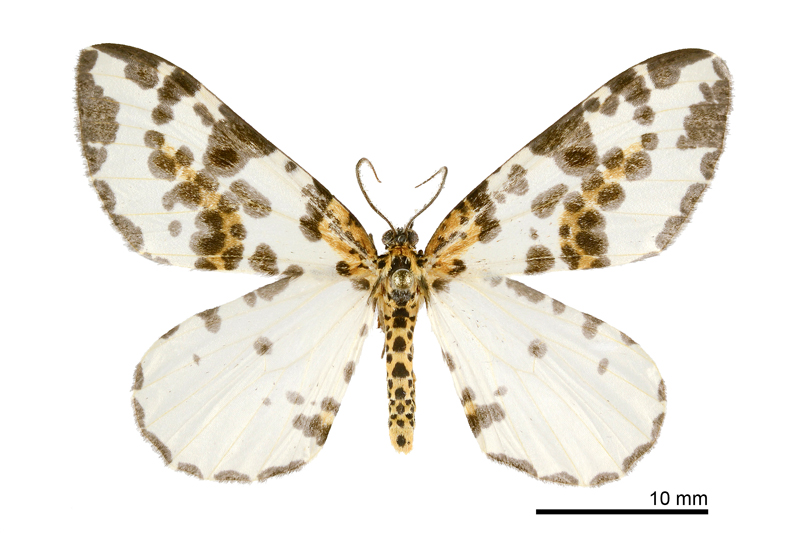
#> input picture image/0.jpg, 800 x 533 px
$ python -i imcv.py   (imports and definitions only)   (older library calls are emulated)
#> lines starting #> are read from the running program, lines starting #| are printed output that depends on the picture; after the words box and inside, x2 and y2 are one past the last pixel; in counts of white or black regions, pixels touching at a corner belong together
#> further down, picture is the input picture: shape (533, 800, 3); mean B, G, R 221.8, 230.6, 235
"""
Using OpenCv to handle the Image operation
"""
import logging
import sys
import time

import numpy as np
import cv2
from skimage import measure

sys.path.append('../..')
from src.support.profiling import func_profiling

LOGGER = logging.getLogger(__name__)

class ImageCV(object):
    def __init__(self):
        super().__init__()

    # [84 lines left out: functions read_and_convert_to_gray_image, read_and_convert_to_edge_image, generate_error_mask, fill_connected_component, connected_component_by_stats, show_image_by_cv2, not called in this run]

    # image preprocess: get the object by difference
    @staticmethod
    @func_profiling
    def run_floodfill(image, threshold=0.9, iter_blur=5):
#> called with threshold = 0.9, iter_blur = 5
        if not isinstance(threshold, float) or not isinstance(iter_blur, int):
            LOGGER.error('threshold = {}, iter_count = {}'.format(threshold, iter_blur))
            raise ValueError('threshold should be in the range 0 ~ 1 and iter_blur is int')
        LOGGER.info('Running floodfill algorithm - threshold={}, iter_blur={}'.format(
            threshold, iter_blur
        ))
        original_image = image.copy()

        # get the magnitude
        img_float32 = original_image.astype('float32') / 255.0
        img_gradient_x = cv2.Sobel(img_float32, cv2.CV_32F, 1, 0, ksize=1)
        img_gradient_y = cv2.Sobel(img_float32, cv2.CV_32F, 0, 1, ksize=1)
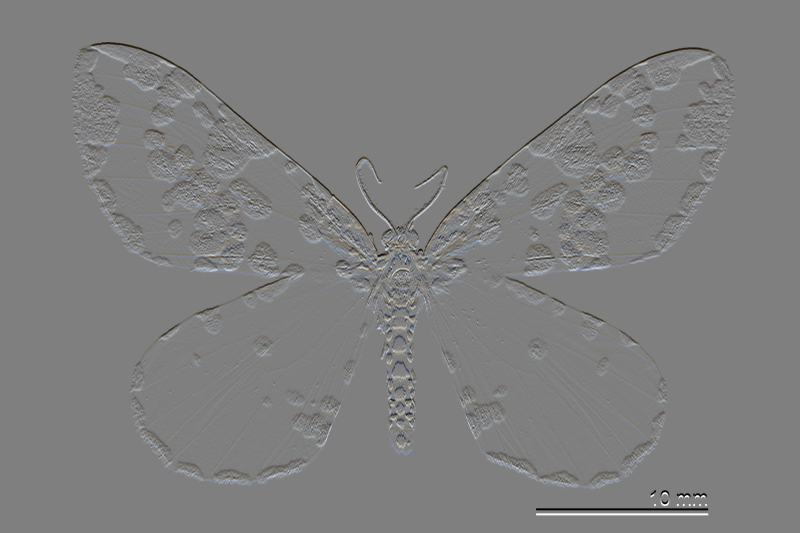
#> img_gradient_y: shape (533, 800, 3) float32; mean B, G, R -1.22e-08, -1.33e-08, -3.41e-08; drawn with min black and max white
        mag, angle = cv2.cartToPolar(img_gradient_x, img_gradient_y, angleInDegrees=True)
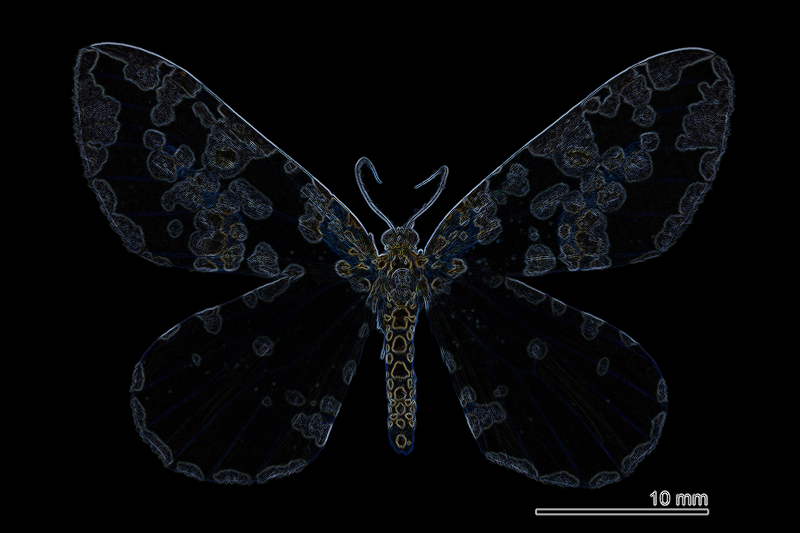
#> mag: shape (533, 800, 3) float32; mean B, G, R 0.0508, 0.0427, 0.0376; drawn with min black and max white
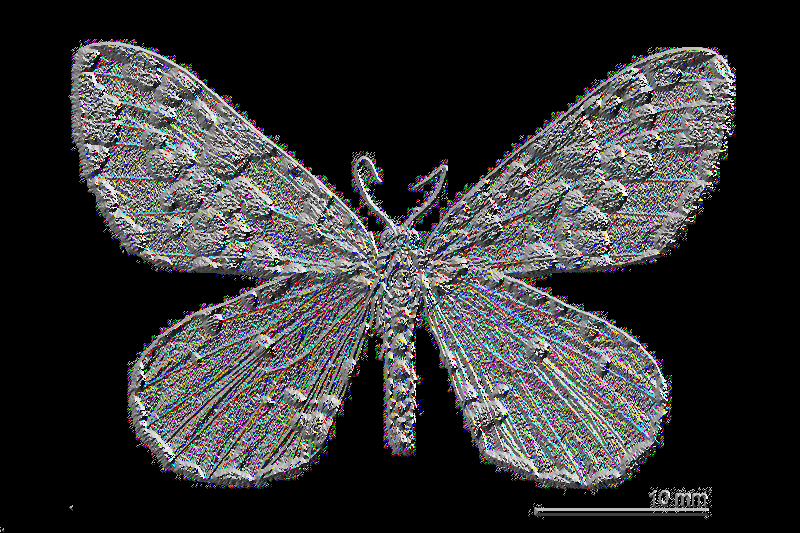
#> angle: shape (533, 800, 3) float32; mean B, G, R 74.1, 73.1, 73; drawn with min black and max white

        # normalize
        mag += max(-mag.min(), 0)
        mag /= mag.max()
        mag *= 255
        image = mag.astype('uint8')

        # binary threshold
        threshold_value = np.sort(image, axis=None)[int(image.size*threshold)]
#> threshold_value = 26
        image = cv2.cvtColor(image, cv2.COLOR_BGR2GRAY)
#> image: shape (533, 800)
        ret, image = cv2.threshold(image, threshold_value, 255, cv2.THRESH_BINARY)
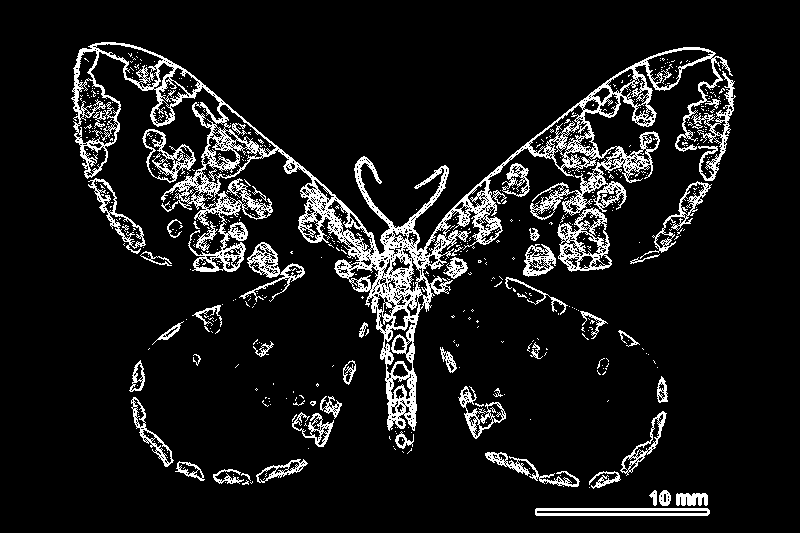
#> image: shape (533, 800); 9.6% white in thin lines or dots, all inside (x1, y1, x2, y2) = (71, 42, 736, 516)
#> ret = 26

        # floodfill and reverse
        img_floodfill = image.copy()
        mask_h, mask_w = img_floodfill.shape[0]+2, img_floodfill.shape[1]+2
#> mask_h = 535; mask_w = 802
        mask = np.zeros((mask_h, mask_w), np.uint8)
        cv2.floodFill(img_floodfill, mask, (0, 0), 255)
#> img_floodfill: shape (533, 800); 94.4% white; 1010 black regions (893 under 20 px), largest, box (x1, y1, x2, y2) and area: (194, 104, 276, 184) 1858, (76, 51, 119, 145) 1737, (529, 99, 599, 168) 1328
        img_floodfill_rev = cv2.bitwise_not(img_floodfill)

        # result image
        img_out = image | img_floodfill_rev
#> img_out: shape (533, 800); 15.3% white; 363 white regions (312 under 20 px), largest, box (x1, y1, x2, y2) and area: (71, 42, 733, 431) 42647, (557, 207, 612, 272) 2521, (142, 129, 196, 183) 1581

        # using non-linear blur to denoise the result image
        for i in range(iter_blur):
            img_out = cv2.medianBlur(img_out, 3)
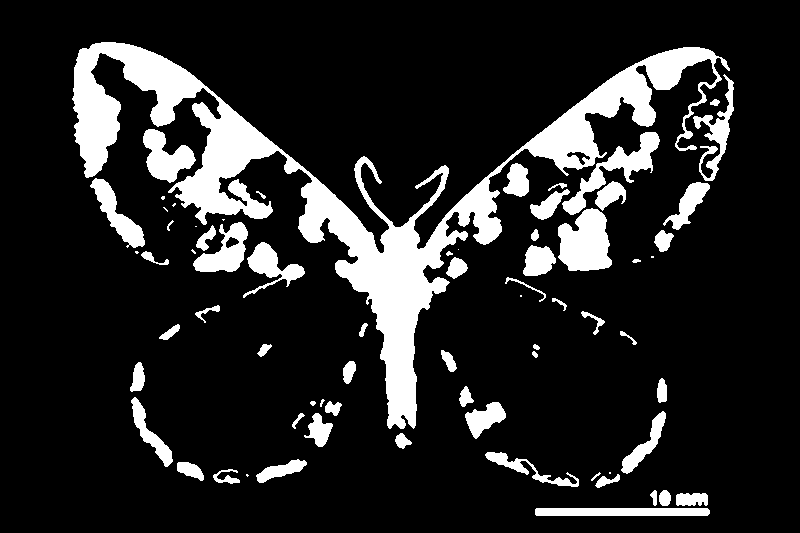
#> img_out: shape (533, 800); 14.8% white; 70 white regions (12 under 20 px), largest, box (x1, y1, x2, y2) and area: (72, 42, 730, 429) 37865, (558, 208, 612, 271) 2523, (562, 132, 660, 215) 1975

        # Label connected regions of an integer array. (2-connectivity)
        labels = measure.label(img_out, neighbors=8, background=0)
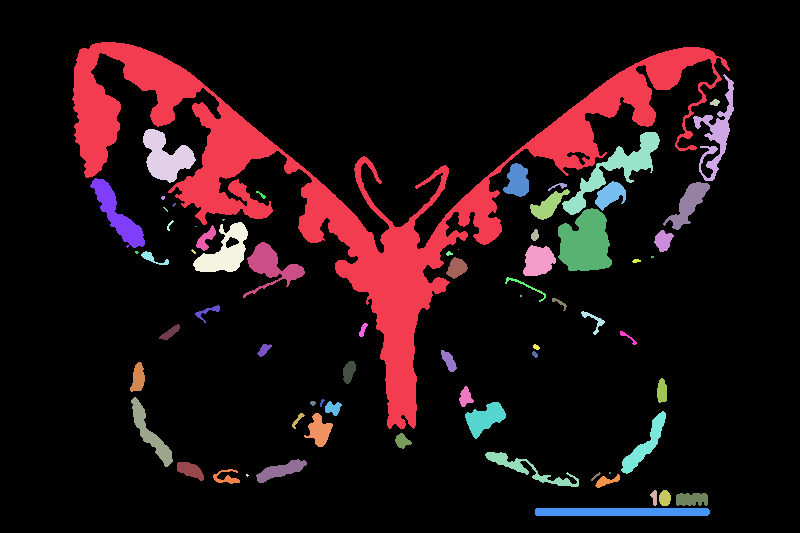
#> labels: shape (533, 800) int64; 71 distinct labels, from 0 to 70; one colour per label, 0 black
        mask = [0, -1]
        for label in np.unique(labels):
            # background
            if label == 0:
                continue

            object_area = (labels == label).sum()
            if object_area > mask[0]:
                mask[0] = object_area
                mask[1] = label
#> this loop made 71 passes
#> object_area on passes 2 to 13: 37865, 1264, 48, 1556, 1975, 611, 1311, 524, 856, 53, 520, 28
#> after the loop, mask = [37865, 1]

        # set background
        '''
        if set bg to transparent:
            alpha = np.ones(original_image[:2]).astype('uint8)
            alpha[labels != mask[1]] = 0
            alpha[labels == mask[1]] = 255
            output_image = cv2.merge((original_image[:, :, 0],
                                      original_image[:, :, 1], alpha))
            return output_image
        '''
        original_image[labels != mask[1]] = 255
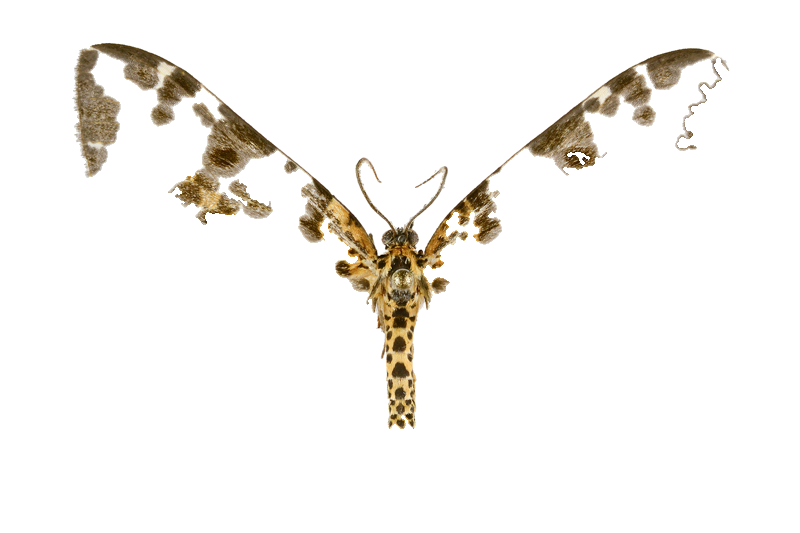
#> original_image: shape (533, 800, 3); mean B, G, R 240.7, 243.9, 245.9
        return original_image

>>> import cv2
>>> picture = cv2.imread('../../image/0.jpg')
>>> result = ImageCV().run_floodfill(picture)

$ run again, on image/1.jpg
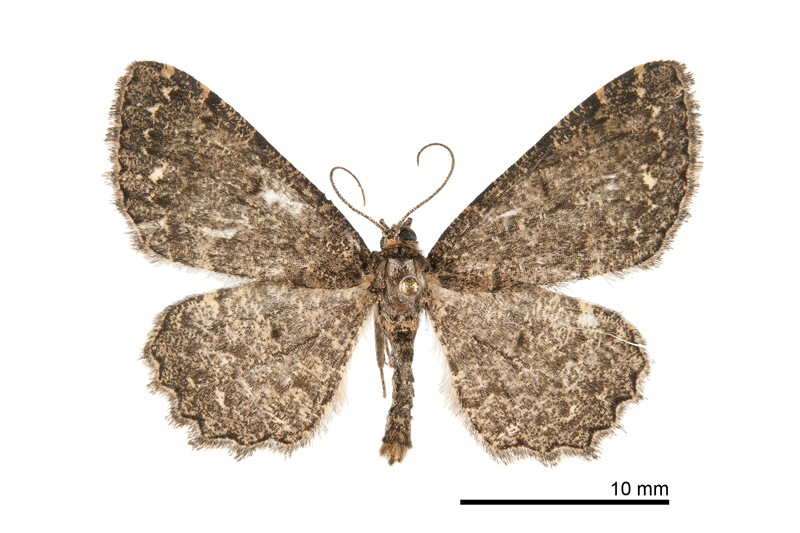
#> input picture image/1.jpg, 800 x 533 px
#> picture is the input picture: shape (533, 800, 3); mean B, G, R 201.5, 210.4, 218.5
#> threshold_value = 45
#> in run_floodfill, `ret, image = cv2.threshold(image, threshold_value, 255, cv2.THRESH_BIN..`:
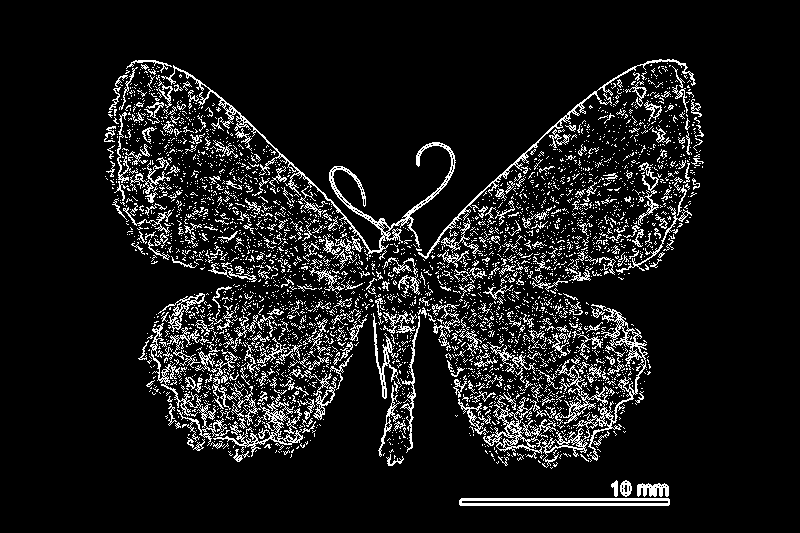
#> image: shape (533, 800); 9.9% white in thin lines or dots, all inside (x1, y1, x2, y2) = (104, 59, 704, 506)
#> img_floodfill: shape (533, 800); 98.8% white; black in thin lines or dots, all inside (x1, y1, x2, y2) = (112, 65, 700, 503)
#> labels: shape (533, 800) int64; 421 distinct labels, from 0 to 420
#> the loop in run_floodfill, `for label in np.unique(labels):` made 421 passes
#> object_area on passes 2 to 4: 109, 96, 20
#> after the loop in run_floodfill, `for label in np.unique(labels):`: mask = [2480, 19]
#> in run_floodfill, `original_image[labels != mask[1]] = 255`:
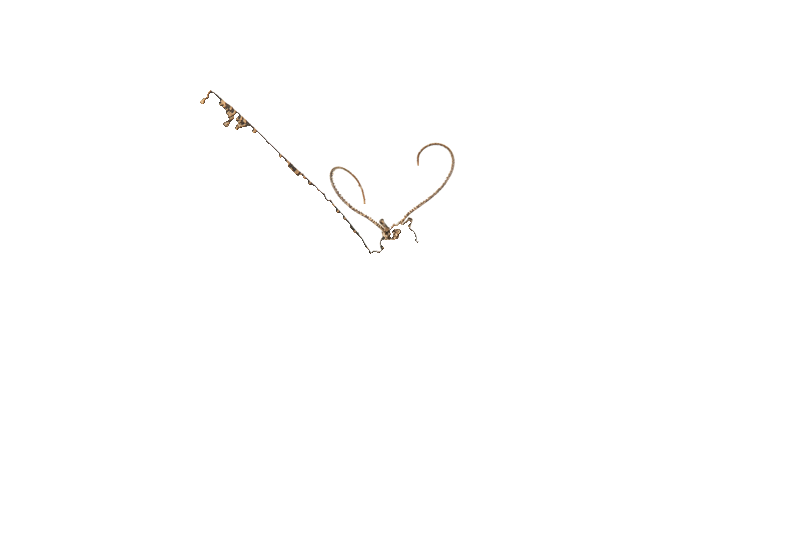
#> original_image: shape (533, 800, 3); mean B, G, R 254.3, 254.4, 254.5

$ run again, on image/2.jpg
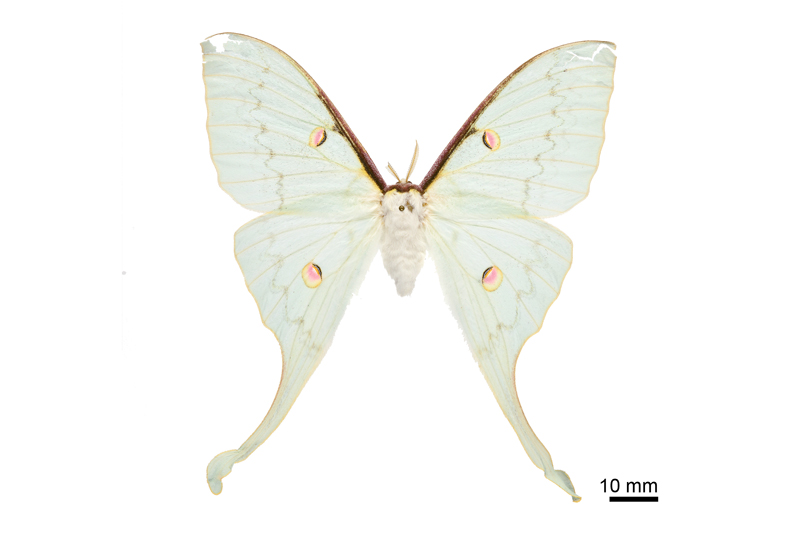
#> input picture image/2.jpg, 800 x 533 px
#> picture is the input picture: shape (533, 800, 3); mean B, G, R 245, 248.4, 248
#> threshold_value = 5
#> in run_floodfill, `ret, image = cv2.threshold(image, threshold_value, 255, cv2.THRESH_BIN..`:
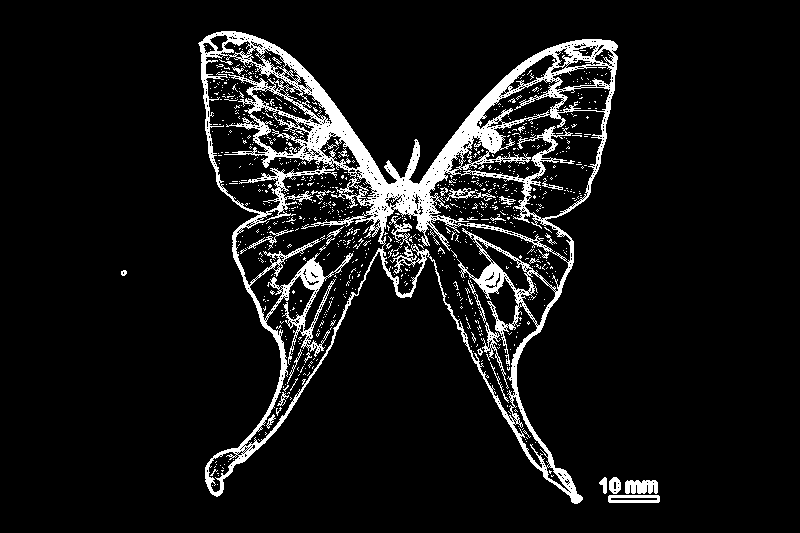
#> image: shape (533, 800); 8.3% white; 881 white regions (845 under 20 px), largest, box (x1, y1, x2, y2) and area: (198, 31, 618, 504) 29994, (625, 480, 658, 494) 386, (608, 495, 660, 503) 320
#> img_floodfill: shape (533, 800); 86.6% white; 670 black regions (652 under 20 px), largest, box (x1, y1, x2, y2) and area: (206, 41, 610, 493) 53071, (553, 66, 612, 90) 795, (320, 132, 360, 169) 516
#> in run_floodfill, `labels = measure.label(img_out, neighbors=8, background=0)`:
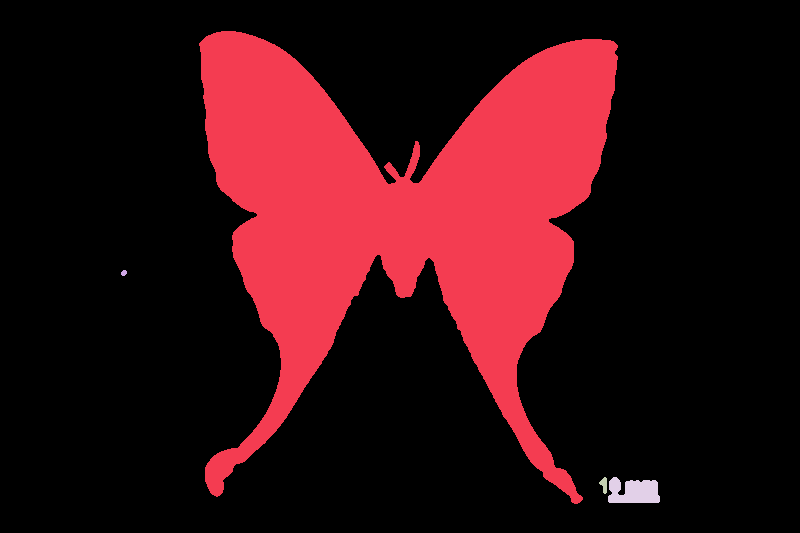
#> labels: shape (533, 800) int64; 5 distinct labels, from 0 to 4; one colour per label, 0 black
#> the loop in run_floodfill, `for label in np.unique(labels):` made 5 passes
#> object_area on passes 2 to 5: 91641, 28, 82, 1061
#> after the loop in run_floodfill, `for label in np.unique(labels):`: mask = [91641, 1]

$ run again, on image/3.jpg
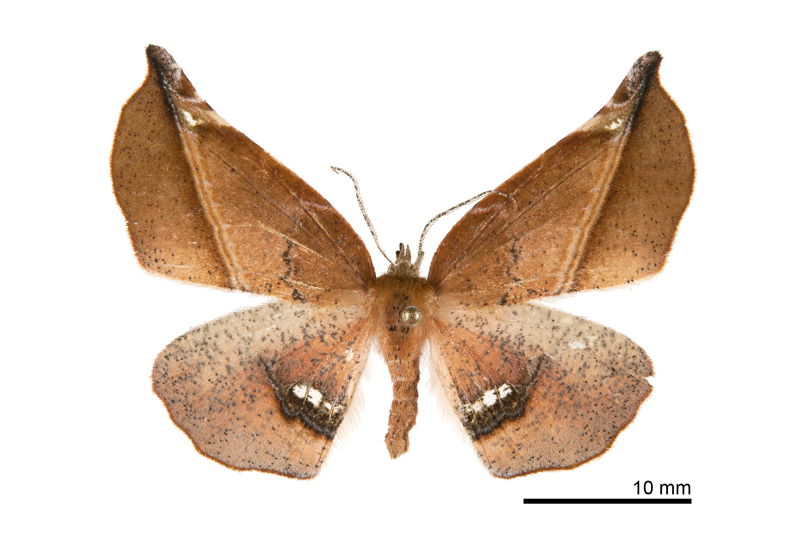
#> input picture image/3.jpg, 800 x 533 px
#> picture is the input picture: shape (533, 800, 3); mean B, G, R 196.4, 209.5, 225.6
#> threshold_value = 24
#> img_floodfill: shape (533, 800); 98.4% white; 1399 black regions (1351 under 20 px), largest, box (x1, y1, x2, y2) and area: (420, 201, 477, 277) 948, (525, 500, 690, 502) 330, (164, 73, 195, 98) 256
#> labels: shape (533, 800) int64; 280 distinct labels, from 0 to 279
#> the loop in run_floodfill, `for label in np.unique(labels):` made 280 passes
#> object_area on passes 2, 4, 6: 10093, 834, 29
#> after the loop in run_floodfill, `for label in np.unique(labels):`: mask = [10093, 1]
#> in run_floodfill, `original_image[labels != mask[1]] = 255`:
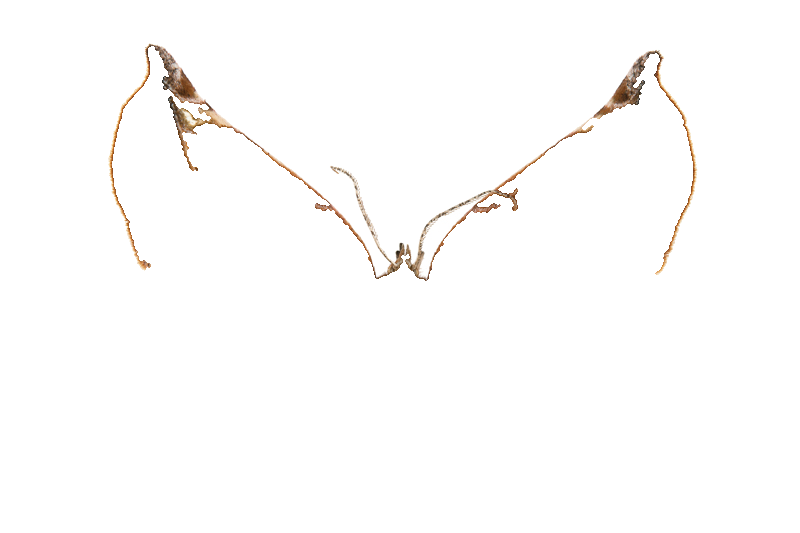
#> original_image: shape (533, 800, 3); mean B, G, R 252.1, 252.7, 253.4
